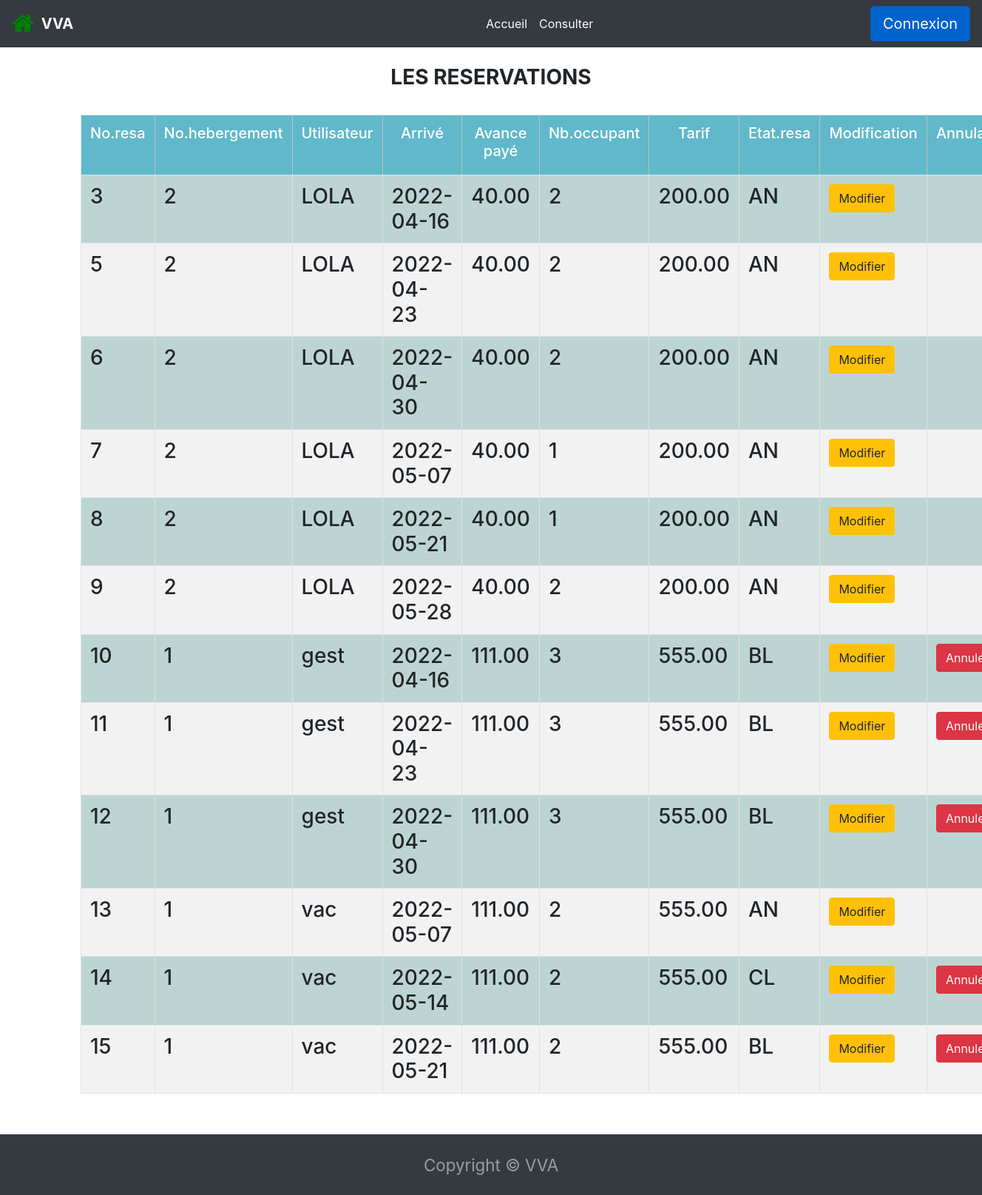
Screenshot of /page/reservation.php with the database file from the repository.
### tables this page shows
CREATE TABLE `resa` (
  `NORESA` int NOT NULL,
  `USER` char(8) NOT NULL,
  `DATEDEBSEM` date NOT NULL,
  `NOHEB` int NOT NULL,
  `CODEETATRESA` char(2) NOT NULL,
  `DATERESA` date DEFAULT NULL,
  `DATEARRHES` date DEFAULT NULL,
  `MONTANTARRHES` decimal(7,2) DEFAULT NULL,
  `NBOCCUPANT` int DEFAULT NULL,
  `TARIFSEMRESA` decimal(7,2) DEFAULT NULL
);

### includes/fonctions.php (called while the page is built, shortened)
<?php
function Connect()
{
    $con = mysqli_connect("localhost", "Os", "", "resa");
    return $con;
}
function GetReservations()
{
    $con = Connect();
    $req = "SELECT * FROM resa";
    $res = mysqli_query($con, $req);
    return $res;
}

### page/reservation.php (the view, shortened to what this page needs)
<?php
require_once('../includes/fonctions.php');
require_once('..//includes/header.php');
?>
<strong>
    <h3 align="center"> LES RESERVATIONS
</strong>
<?php
$res = GetReservations();
?>
<div class="container" align='center'>
    <table class='table table-bordered table-condensed table-body-center table-hover table-striped'>
        <tr style='background-color:#60B8CA'>
            <th style='border-right:1px solid #C0C0C0 ;'>
                <h5 align='center' style='color:white'>No.resa</h5>
            </th>
            <th style='border-right:1px solid #C0C0C0 ;'>
                <h5 align='center' style='color:white'>No.hebergement</h5>
            </th>
            <th style='border-right:1px solid #C0C0C0 ;'>
                <h5 align='center' style='color:white'>Utilisateur </h5>
            </th>
            <th style='border-right:1px solid #C0C0C0 ;'>
                <h5 align='center' style='color:white' td='padding: 35px'>Arrivé </h5>
            </th>
            <th style='border-right:1px solid #C0C0C0 ;'>
                <h5 align='center' style='color:white'>Avance payé</h5>
            </th>
            <th style='border-right:1px solid #C0C0C0 ;'>
                <h5 align='center' style='color:white'>Nb.occupant</h5>
            </th>
            <th style='border-right:1px solid #C0C0C0 ;'>
                <h5 align='center' style='color:white'>Tarif</h5>
            </th>
            <th style='border-right:1px solid #C0C0C0 ;'>
                <h5 align='center' style='color:white'>Etat.resa</h5>
            </th>
            <th style='border-right:1px solid #C0C0C0 ;'>
                <h5 align='center' style='color:white'>Modification</h5>
            </th>
            <th style='border-right:1px solid #C0C0C0 ;'>
                <h5 align='center' style='color:white'>Annulation</h5>
            </th>
        </tr>
        <?php
        if ($res != null) {
            while ($ligne = mysqli_fetch_array($res)) {
                echo "<tr>";
                echo "<td>";
                echo $ligne['NORESA'];
                echo "</td>";
                echo "<td>";
                echo $ligne['NOHEB'];
                echo "</td>";
                echo "<td>";
                echo $ligne['USER'];
                echo "</td>";
                echo "<td>";
                echo $ligne['DATEDEBSEM'];
                echo "</td>";
                echo "<td>";
                echo $ligne['MONTANTARRHES'];
                echo "</td>";
                echo "<td>";
                echo $ligne['NBOCCUPANT'];
                echo "</td>";
                echo "<td>";
                echo $ligne['TARIFSEMRESA'];
                echo "</td>";
                echo "<td>";
                echo $ligne['CODEETATRESA'];
                echo "</td>";
                echo '<td><a href="reservationModifier.php?NORESA=' . $ligne['NORESA'] . '">';
                if ($ligne['CODEETATRESA'] != 'N')
                    echo "<input type='submit' name='Modifier' value='Modifier' class='btn btn-warning'>";
                echo "</a></td>";
                echo '<td><a href="trt_annuler_resa.php?NORESA=' . $ligne['NORESA'] . '">';
                if ($ligne['CODEETATRESA'] != 'AN')
                    echo "<input type='submit' name='Suprimer' value='Annuler' class='btn btn-danger'>";
                echo "</a></td>";
            }
        } else {
            echo "NO DATA";
        }
        ?>
    </table>
    <br>
</div>
<?php include "../includes/footer.php"; ?>
</html>

### style/style.css (style rules this page uses)
html { scroll-behavior: smooth; }
body { margin: 0px; padding: 0px; overflow-x: hidden; }
table { border: 1px solid #40A497!important; }
tr { background: #005d5142; border: 1px solid white; }
td { border: 1px solid #026138; }

### rows the page displays
resa: NORESA "3", NOHEB "2", USER "LOLA", DATEDEBSEM "2022-04-16", MONTANTARRHES "40.00", NBOCCUPANT "2", TARIFSEMRESA "200.00", CODEETATRESA "AN"
resa: NORESA "5", NOHEB "2", USER "LOLA", DATEDEBSEM "2022-04-23", MONTANTARRHES "40.00", NBOCCUPANT "2", TARIFSEMRESA "200.00", CODEETATRESA "AN"
resa: NORESA "6", NOHEB "2", USER "LOLA", DATEDEBSEM "2022-04-30", MONTANTARRHES "40.00", NBOCCUPANT "2", TARIFSEMRESA "200.00", CODEETATRESA "AN"
resa: NORESA "7", NOHEB "2", USER "LOLA", DATEDEBSEM "2022-05-07", MONTANTARRHES "40.00", NBOCCUPANT "1", TARIFSEMRESA "200.00", CODEETATRESA "AN"
resa: NORESA "8", NOHEB "2", USER "LOLA", DATEDEBSEM "2022-05-21", MONTANTARRHES "40.00", NBOCCUPANT "1", TARIFSEMRESA "200.00", CODEETATRESA "AN"
resa: NORESA "9", NOHEB "2", USER "LOLA", DATEDEBSEM "2022-05-28", MONTANTARRHES "40.00", NBOCCUPANT "2", TARIFSEMRESA "200.00", CODEETATRESA "AN"
resa: NORESA "10", NOHEB "1", USER "gest", DATEDEBSEM "2022-04-16", MONTANTARRHES "111.00", NBOCCUPANT "3", TARIFSEMRESA "555.00", CODEETATRESA "BL"
resa: NORESA "11", NOHEB "1", USER "gest", DATEDEBSEM "2022-04-23", MONTANTARRHES "111.00", NBOCCUPANT "3", TARIFSEMRESA "555.00", CODEETATRESA "BL"
resa: NORESA "12", NOHEB "1", USER "gest", DATEDEBSEM "2022-04-30", MONTANTARRHES "111.00", NBOCCUPANT "3", TARIFSEMRESA "555.00", CODEETATRESA "BL"
resa: NORESA "13", NOHEB "1", USER "vac", DATEDEBSEM "2022-05-07", MONTANTARRHES "111.00", NBOCCUPANT "2", TARIFSEMRESA "555.00", CODEETATRESA "AN"
resa: NORESA "14", NOHEB "1", USER "vac", DATEDEBSEM "2022-05-14", MONTANTARRHES "111.00", NBOCCUPANT "2", TARIFSEMRESA "555.00", CODEETATRESA "CL"
resa: NORESA "15", NOHEB "1", USER "vac", DATEDEBSEM "2022-05-21", MONTANTARRHES "111.00", NBOCCUPANT "2", TARIFSEMRESA "555.00", CODEETATRESA "BL"
